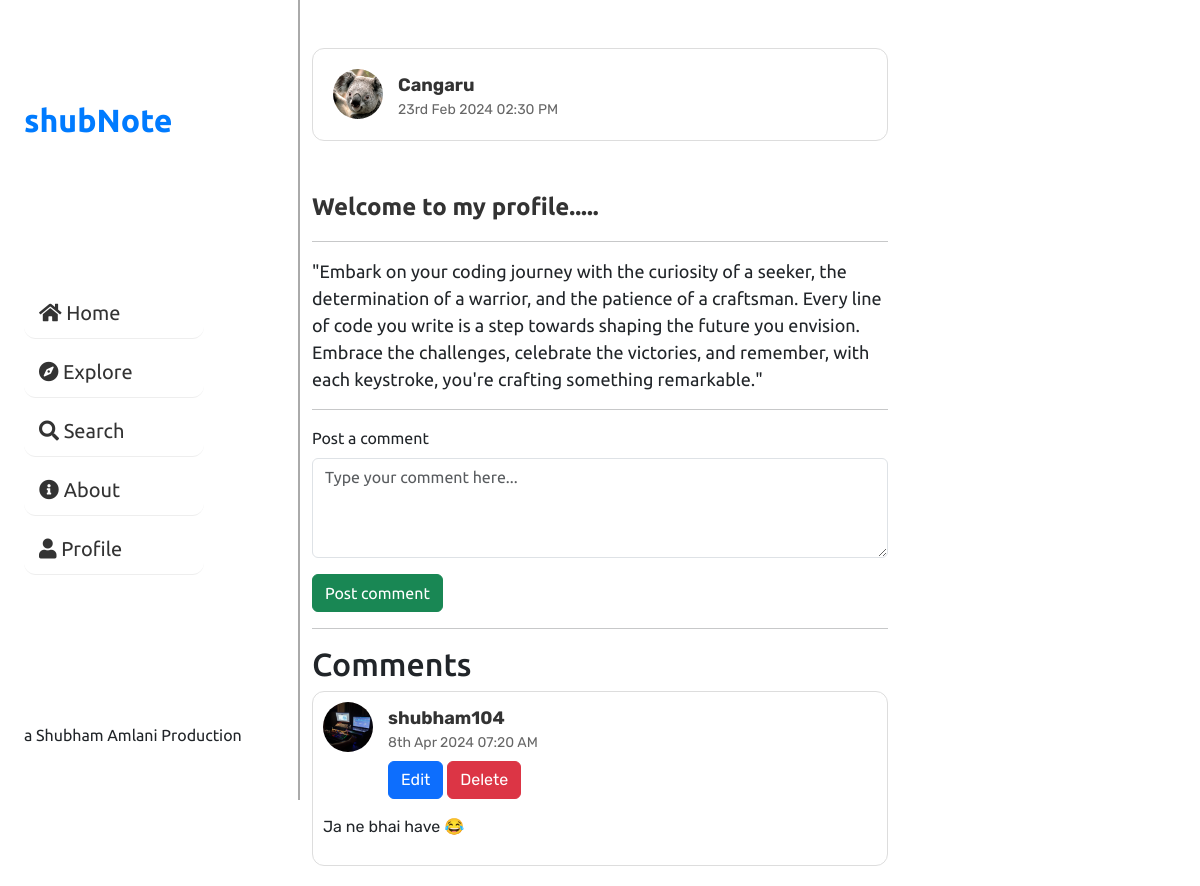
/post.php?postid=11 (signed in), run on the app's committed database.
### tables this page shows
CREATE TABLE `users` (
  `user_id` int(11) NOT NULL,
  `username` varchar(255) NOT NULL,
  `user_email` varchar(255) NOT NULL,
  `user_pass` varchar(255) NOT NULL,
  `timestamp` timestamp NOT NULL DEFAULT current_timestamp(),
  `verification_code` bigint(6) NOT NULL DEFAULT 0,
  `is_verified` int(1) NOT NULL DEFAULT 0,
  `user_bio` text NOT NULL,
  `image_path` varchar(255) NOT NULL,
  `full_name` varchar(255) NOT NULL
);

CREATE TABLE `posts` (
  `post_id` int(11) NOT NULL,
  `post_user_id` int(11) NOT NULL,
  `post_title` varchar(500) NOT NULL,
  `post_description` text NOT NULL,
  `is_private` int(11) NOT NULL,
  `created` timestamp NOT NULL DEFAULT current_timestamp(),
  `is_edited` int(1) NOT NULL DEFAULT 0,
  `enc_key` varbinary(256) NOT NULL,
  `enc_iv` varbinary(256) NOT NULL
);

CREATE TABLE `comments` (
  `comment_id` int(11) NOT NULL,
  `comment_user_id` int(11) NOT NULL,
  `comment_post_id` int(11) NOT NULL,
  `comment_content` text NOT NULL,
  `timestamp` timestamp NOT NULL DEFAULT current_timestamp()
);

### post.php (the view, shortened to what this page needs)
<?php
if($_SERVER['REQUEST_METHOD']=='GET'){
    include 'partials/_dbconnect.php';
    $post_id = $_GET['postid'];
    $sql = "SELECT * FROM `posts` WHERE `post_id`=?";
    $stmt = $conn->prepare($sql);
    $stmt->bind_param('i', $post_id);
    $stmt->execute();
    $result = $stmt->get_result();
    if($result->num_rows > 0){
        while($row = $result->fetch_assoc()){
            $timestamp = strtotime($row['created']);
            $formattedDate = date("jS M Y h:i A", $timestamp);
            $post_title = $row['post_title'];
            $post_description = $row['post_description'];
            $post_user_id = $row['post_user_id'];
            $sql_getuser = "SELECT * FROM `users` WHERE `user_id`=?";
            $stmt_getuser = $conn->prepare($sql_getuser);
            $stmt_getuser->bind_param('i', $post_user_id);
            $stmt_getuser->execute();
            $result_getuser = $stmt_getuser->get_result();
            $row_getuser = $result_getuser->fetch_assoc();
            $post_username = $row_getuser['username'];
            $is_private = $row['is_private'];
        }
    }
    else{
        header("Location: error.php");
        exit();
    }
}
?>
<!DOCTYPE html>
<html lang="en">
<head>
    <?php include 'partials/_styles.php'?>
    <link rel="stylesheet" href="https://cdnjs.cloudflare.com/ajax/libs/font-awesome/5.15.4/css/all.min.css" />
</head>
<body class="d-flex align-items-center justify-content-center">
    <?php include 'partials/_functions.php'; ?>
    <?php include 'partials/_sidebar.php'; ?>
    <main class="main mx-0 container-md">
        <div class="height mx-auto w-100">
            <div class="post d-flex flex-column my-5">
                <div class="upper-post d-flex">
                    <?php echo displayUserImage($post_user_id);?>
                    <div class="upper-post-right d-flex flex-column">
                    <a class="nav-link m-0 p-0" href="profile.php?profileid=<?php echo $post_user_id?>"><span class="username"><?php echo $post_username;?></span></a>
                        <span class="post-date"><?php echo $formattedDate;?></span>
                    </div>
                </div>
            </div>
            <div class="post-lower">
                <div class="lower-post-up d-flex flex-column">
                    <b class="post-title"><?php echo $post_title;?></b>
                    <hr>
                    <span class="post-description"><?php echo nl2br(makeLinksClickable($post_description));?><br>
                    </span>
                    <hr>
                </div>
            </div>
            <?php
            if($is_private == 0){
                echo '<div class="comments">
                <form action="handlers/_handleComments.php" method="post">
                    <div class="mb-3">
                        <input type="hidden" name="post_id" value="'.$post_id.'">
                        <input type="hidden" name="user_id" value="'.$_SESSION['user_id'].'">
                        <label for="comment_content" class="form-label">Post a comment</label>
                        <textarea class="form-control" id="comment_content" name="comment_content" style="height: 100px"
                            placeholder="Type your comment here..."></textarea>
                    </div>
                    <button class="btn btn-success" type="submit">Post comment</button>
                </form>
                <hr>
            </div>
            <h2>Comments</h2>';
            $sql_comments = "SELECT * FROM `comments` WHERE `comment_post_id`=?";
            $stmt_comments = $conn->prepare($sql_comments);
            $stmt_comments->bind_param('i', $post_id);
            $stmt_comments->execute();
            $result_comments = $stmt_comments->get_result();
            if($result_comments->num_rows > 0){
                while($row_comments = $result_comments->fetch_assoc()){
                    $comment_id = $row_comments['comment_id'];
                    $comment_user_id = $row_comments['comment_user_id'];
                    $comment_content = $row_comments['comment_content'];
                    $comment_time = strtotime($row_comments['timestamp']);
                    $formattedDate = date("jS M Y h:i A", $comment_time);
                    $sql_fetch_user = "SELECT * FROM `users` WHERE `user_id`=?";
                    $stmt_fetch_user = $conn->prepare($sql_fetch_user);
                    $stmt_fetch_user->bind_param("i", $comment_user_id);
                    $stmt_fetch_user->execute();
                    $result_fetch_uesr = $stmt_fetch_user->get_result();
                    $row_fetch_user = $result_fetch_uesr->fetch_assoc();
                    $comment_user_name = $row_fetch_user['username'];
                    printComment($comment_id, $comment_user_id, $comment_user_name, $formattedDate, $comment_content);
            }
        }
        else{
            echo '<div class="bg-secondary-subtle p-3 my-3 mx-auto container">
            <span class="fs-4">No comments here. Be the first person to post a comment.</span>
            </div>';
        }
            }
            ?>
        </div>
    </main>
</body>
</html>

### partials/_functions.php (shortened to what this page needs)
<?php
function displayUserImage($user_id) {
    include 'partials/_dbconnect.php';
    $sql = "SELECT `image_path` FROM `users` WHERE `user_id` = ?";
    $stmt = $conn->prepare($sql);
    $stmt->bind_param("i", $user_id);
    $stmt->execute();
    $stmt->bind_result($image_path);
    if ($image_path) {
        return '<img src="'.$image_path.'" alt="Profile Image" class="user-image" />';
    }
    else{
        return '<img src="images/user-default.png" alt="Profile Image" class="user-image d-inline" />';
    }
}
function printComment($comment_id, $comment_user_id, $comment_username, $comment_time, $comment_content){
    $img = displayUserImage($comment_user_id);
    echo '<div class="user d-flex flex-column">
    <div class="upper-post d-flex">'.$img.'<div class="upper-post-right d-flex flex-column">
            <a class="nav-link m-0 p-0" href="profile.php?profileid='.$comment_user_id.'"><span class="username">'.$comment_username.'</span></a>
            <span class="post-date">'.$comment_time.'</span>';
            if($comment_user_id == $_SESSION['user_id']){
                echo '<div class="btns my-2"><button type="button" class="btn btn-primary editCommentBtn" data-bs-toggle="modal" data-bs-target="#editCommentModal">
                Edit
                </button>
                <button type="button" class="btn btn-danger deleteCommentBtn" data-bs-toggle="modal" data-bs-target="#deleteCommentModal">
                Delete
                </button>
            </div>';
            }
echo    '</div>
    </div>
    <p class="comment mt-2 comment-content" data-commentid="'.$comment_id.'">'.$comment_content.'</p>
</div>';
}
function makeLinksClickable($postContent) {
    $pattern = '/\b(?:https?:\/\/|www\.)\S+\b/';
    $postContent = preg_replace_callback($pattern, function($matches) {
        $url = $matches[0];
        if (!preg_match("~^(?:f|ht)tps?://~i", $url)) {
            if (strpos($url, 'www.') === 0) {
                $url = "http://" . $url;
            } else {
                $url = "http://www." . $url;
            }
        }
        return '<a href="' . $url . '" target="_blank">' . $url . '</a>';
    }, $postContent);
    return $postContent;
}
?>

### css/_closedTemplate.css (style rules this page uses)
.post { background-color: #fff; border-radius: 12px; padding: 20px; border: 1px solid #ddd; margin-bottom: 20px; font-family: "Rubik", sans-serif; transition: transform 0.3s ease; }
.username { font-weight: bold; color: #333; font-size: 18px; }
.post-date { color: #666; font-size: 14px; }
.post-title { font-size: 24px; color: #333; }
.post-description { font-size: 18px; line-height: 1.5; }
.user-image { width: 50px; height: 50px; border-radius: 50%; margin-right: 15px; object-fit: cover; }
.user { background-color: #fff; border-radius: 12px; padding: 10px; border: 1px solid #ddd; margin-bottom: 20px; font-family: "Rubik", sans-serif; transition: transform 0.3s ease; }

### css/_utils.css (style rules this page uses)
html { position: relative; }
.height { min-height: 82vh; }

### css/_navbarStyles.css (style rules this page uses)
body { position: relative; min-height: calc(90vh - 65px); font-family: "Ubuntu", sans-serif; }
.nav-link { color: #333; text-decoration: none; padding: 10px 15px; transition: color 0.3s; font-size: 20px; }

### post.php (style rules this page uses)
.container-md { width: 50%; }

### data on the page
users: image_path (picture), username "Cangaru"
posts: created "23rd Feb 2024 02:30 PM", post_title "Welcome to my profile.....", post_description "\"Embark on your coding journey with the curiosity of a seeker, the determination of a warrior, and the patience of a craftsman. Every line of code you write is a step towards shaping the future you envision. Embrace the challenges, celebrate the victories, and remember, with each keystroke, you're crafting something remarkable.\""
comments: users.image_path (picture), users.username "shubham104", timestamp "8th Apr 2024 07:20 AM", comment_user_id "Edit", comment_content "Ja ne bhai have 😂"
